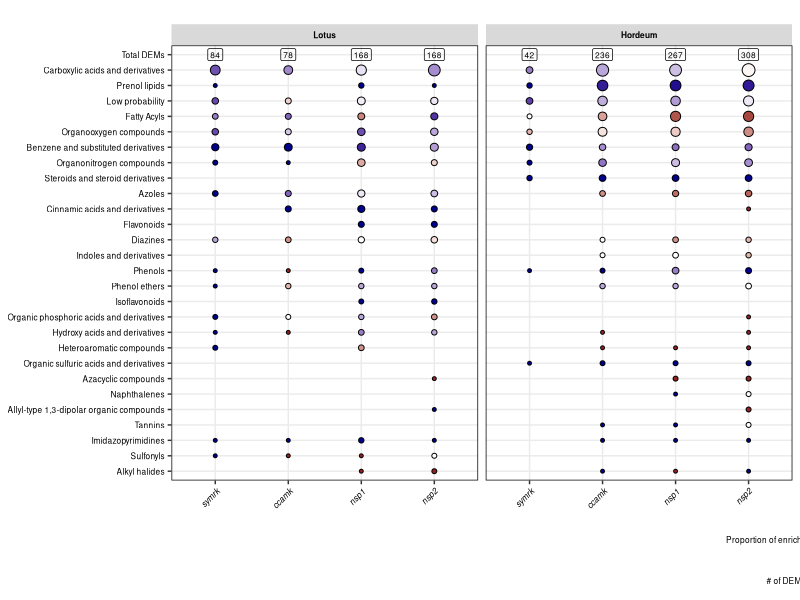

Source code (R): (Note: this script raises an error after producing the figure.)
# Seup ------------------------------------------------------------------------
pkg <- c("data.table", "ggplot2")
for(pk in pkg){
  library(pk, character.only = TRUE)
}

# Setting working directory to source file location
setwd(dirname(rstudioapi::getActiveDocumentContext()$path))

# Genotype colours
cols <- c(
  "WT" = "#A9C289",
  "symrk" = "#FEDA8B",
  "ccamk" = "#FDB366",
  "nsp1" = "#C0E4EF",
  "nsp2" = "#6EA6CD",
  "control" = "#cecece"
)

legend_labels <- c(
  "WT"     = "WT",
  "symrk"  = "*symrk*",
  "ccamk"  = "*ccamk*",
  "nsp1"   = "*nsp1*",
  "nsp2"   = "*nsp2*",
  "control" = "control"
)

## Loading Lotus data ---------------------------------------------------------
# Lotus feature table filtered for background features
metabolite_data_Lj <- fread(
  "../2_background_removal/1_tables/feature_table_Lotus_filtered.csv"
)

design_Lj <- fread(
  "../1_data/1_Lotus/LotusCSSP_rootex_metadata.txt",
  drop = 4:6
)

# Setting sample names in metadata
design_Lj[, Sample_ID := paste0("Sample", Sample_ID)]

# Removing samples not in feature table from metadata
design_Lj <- design_Lj[ Sample_ID %in% colnames(metabolite_data_Lj)]

# Removing control samples from metadata and feature table
non_control_samples <- design_Lj[Genotype != "control", Sample_ID]
design_Lj <- design_Lj[Sample_ID %in% non_control_samples]
metabolite_data_Lj <- metabolite_data_Lj[,
  c("Feature", non_control_samples),
  with = FALSE
]

## Loading Hordeum data -------------------------------------------------------
metabolite_data_Hv <- fread(
  "../2_background_removal/1_tables/feature_table_Hordeum_filtered.csv"
)
design_Hv <- fread(
  "../1_data/2_Hordeum/HordeumCSSP_rootex_metadata.txt",
  drop = c(2, 4:7)
)

# Setting sample names in metadata
design_Hv[, Sample_ID := paste0("Sample", Sample_ID)]

# Removing samples not in feature table from metadata
design_Hv <- design_Hv[ Sample_ID %in% colnames(metabolite_data_Hv)]

# Adding plant variable to hordeum metadata
design_Hv[,Plant := "Hordeum"]

# Bubble plot ------------------------------------------------------------------
## Lotus -----------------------------------------------------------------------
# Loading results of Genotype effect tests
res_Lj <- fread(
  "../4_genotype_effects/1_tables/Lotus_metabolite_test_results_tobit.csv"
)

# Specifying needed columns
cols_keep <- c(
  "Feature", "symrk", "ccamk", "nsp1", "nsp2",
  "ClassyFire#class", "ClassyFire#class Probability"
)

sum_tab_Lj <- res_Lj[,..cols_keep]
setnames(
  sum_tab_Lj,
  c("ClassyFire#class", "ClassyFire#class Probability"),
  c("Class", "Class_prob")
)

# Setting annotation of features without class as "unknown class"
sum_tab_Lj[is.na(Class) | Class == "", Class := "Unknown class"]

# Setting class of features with class probability less than 60% as 'low probability'
sum_tab_Lj[Class_prob<0.6, Class:="Low probability"]

# Removing columns no longer needed
sum_tab_Lj[,":="(Feature = NULL, Class_prob = NULL)]

# Number of enriched and depleted features
sum_tab_Lj_enr <- sum_tab_Lj[,lapply(.SD, function(x) sum(x == 1) ), Class]
sum_tab_Lj_dep <- sum_tab_Lj[,lapply(.SD, function(x) sum(x == -1) ), Class]

# Long form
sum_tab_Lj_enr <- melt(
  sum_tab_Lj_enr,
  id.vars = "Class",
  variable.name = "Genotype",
  value.name = "Amount_enr"
)
sum_tab_Lj_dep <- melt(
  sum_tab_Lj_dep,
  id.vars = "Class",
  variable.name = "Genotype",
  value.name = "Amount_dep"
)

# Merging enriched and depleted amounts
sum_tab_Lj <- merge(sum_tab_Lj_enr, sum_tab_Lj_dep, by = c("Class", "Genotype"))
sum_tab_Lj[, Host := "Lotus"]

# Bubble plot ------------------------------------------------------------------
## Hordeum ---------------------------------------------------------------------
# Loading results of Genotype effect tests
res_Hv <- fread(
  "../4_genotype_effects/1_tables/Hordeum_metabolite_test_results_tobit.csv"
)

# Specifying needed columns
cols_keep <- c(
  "Feature", "symrk", "ccamk", "nsp1", "nsp2",
  "ClassyFire#class", "ClassyFire#class Probability"
)

sum_tab_Hv <- res_Hv[,..cols_keep]
setnames(
  sum_tab_Hv,
  c("ClassyFire#class", "ClassyFire#class Probability"),
  c("Class", "Class_prob")
)

# Setting annotation of features without class as "unknown class"
sum_tab_Hv[is.na(Class) | Class == "", Class := "Unknown class"]

# Setting class of features with class probability less than 60% as 'low probability'
sum_tab_Hv[Class_prob < 0.6, Class := "Low probability"]

# Removing columns no longer needed
sum_tab_Hv[, ":="(Feature = NULL, Class_prob = NULL)]

# Number of enriched and depleted features
sum_tab_Hv_enr <- sum_tab_Hv[,lapply(.SD, function(x) sum(x == 1) ), Class]
sum_tab_Hv_dep <- sum_tab_Hv[,lapply(.SD, function(x) sum(x == -1) ), Class]

# Long form
sum_tab_Hv_enr <- melt(
  sum_tab_Hv_enr,
  id.vars = "Class",
  variable.name = "Genotype",
  value.name = "Amount_enr"
)
sum_tab_Hv_dep <- melt(
  sum_tab_Hv_dep,
  id.vars = "Class",
  variable.name = "Genotype",
  value.name = "Amount_dep"
)

# Merging enriched and depleted amounts
sum_tab_Hv <- merge(sum_tab_Hv_enr, sum_tab_Hv_dep, by = c("Class", "Genotype"))
sum_tab_Hv[, Host := "Hordeum"]

## Combining tables
sum_tab <- rbind(sum_tab_Lj, sum_tab_Hv)
sum_tab[, Amount := Amount_enr + Amount_dep]

# Total amount of differentially exuded metabolites (DEMs)
total_dem <- sum_tab[,.(N = sum(Amount)), list(Host, Genotype)]

# Total DEMs by class across conditions
total_by_class <- sum_tab[,.(DEMs = max(Amount)), Class]

# Selecting classes to display
classes_to_display <- total_by_class[DEMs > 1, Class]
sum_tab <- sum_tab[Class %in% classes_to_display]

# Setting factor levels
sum_tab[, Host := factor(Host, levels = c("Lotus", "Hordeum"))]

# Removing "unnknown class"
sum_tab <- sum_tab[Class != "Unknown class"]

# Removing rows representing classes with zero DEMs
sum_tab <- sum_tab[Amount != 0]

# Sorting classes by average amount of DEMs across genotypes
avg_sum <- sum_tab[, .(avg = mean(Amount)), Class]
avg_sum <- avg_sum[order(avg)]
sum_tab[,Class:=factor(Class, levels = avg_sum$Class)]

# Creating dummy table used in figure to make room for the total DEMs and 
# adding to sum_tab
dummy <- data.table(
  Class = "Total DEMs",
  Genotype = rep(c("symrk", "ccamk", "nsp1", "nsp2"), 2),
  Amount_enr = NA,
  Amount_dep = NA,
  Host = rep(c("Lotus", "Hordeum"), each = 2),
  Amount = NA
)
sum_tab <- rbind(sum_tab, dummy)

# Adding the proportion of enriched DEMs by class and genotype
sum_tab[, enriched_proportion := Amount_enr / Amount]

# Table containing text to be printed on figure
text_dt <- data.table(
  Class = "Total DEMs",
  Host = rep(c("Lotus", "Hordeum"), each = 4),
  Genotype = rep(c("symrk", "ccamk", "nsp1", "nsp2"), 2)
)
text_dt <- merge(text_dt, total_dem, by = c("Host", "Genotype"))

# Setting factor levels
sum_tab[,Host:=factor(Host, levels = c("Lotus", "Hordeum"))]

# Plot
bubble_plot <- ggplot(
  data = sum_tab,
  mapping = aes(
    x = Genotype,
    y = Class,
    size = Amount,
    fill = enriched_proportion
  )
) +
  geom_label(
    data = text_dt,
    mapping = aes(x = Genotype, y = Class, label = N),
    size = 6 / .pt,
    fill = NA,
    linewidth = NA
  ) +
  geom_point(shape = 21) +
  facet_wrap(~ factor(Host, levels = c("Lotus", "Hordeum"))) +
  scale_fill_gradient2(
    midpoint = 0.5,
    low = "darkblue",
    mid = "white",
    high = "#902121",
    name = "Proportion of enriched DEMs"
  ) +
  scale_size_continuous(breaks = c(1, 10, 50, 100), range = c(1, 4)) +
  labs(size = "# of DEMs") +
  ggtitle("") +
  theme_bw() +
  theme(
    axis.title.y = element_blank(),
    strip.background = element_rect(colour = NA),
    panel.border = element_rect(color = "black", linewidth = 0.5),
    axis.text.x = element_text(
      angle = 45,
      vjust = 1,
      hjust = 1,
      size = 6,
      colour = "black"
    ),
    axis.title = element_blank(),
    axis.text.y = element_text(size = 6, colour = "black"),
    strip.text = element_text(colour = 'black', size = 6, face = "bold"),
    legend.position = "bottom",
    legend.box = "vertical",
    legend.justification = c(1.5, 0),
    legend.text = element_text(size = 6, margin = margin(t = 2, unit = "pt")),
    legend.title = element_text(size = 6, margin = margin(r = 5)),
    legend.key = element_rect(fill = NA),
    legend.key.spacing.x = unit(5, "pt"),
    plot.title = element_text(size = 6, hjust = 0.5),
    legend.margin = margin(t = 2, r = 8, l = 5, unit = "pt")
  ) +
  scale_x_discrete(
    labels = c(
      "symrk" = expression(italic("symrk")),
      "ccamk" = expression(italic("ccamk")),
      "nsp1" = expression(italic("nsp1")),
      "nsp2" = expression(italic("nsp2"))
    )
  ) +
  guides(fill = guide_colourbar(barheight = 0.5, label.position = "bottom")) +
  NULL

# Siving plot
saveRDS(object = bubble_plot, file = "1_rds_files/bubble_plot.rds")
ggsave(
  filename = "2_figures/bubble_plot.pdf",
  plot = bubble_plot,
  height = 18,
  width = 9,
  units = "cm"
)
